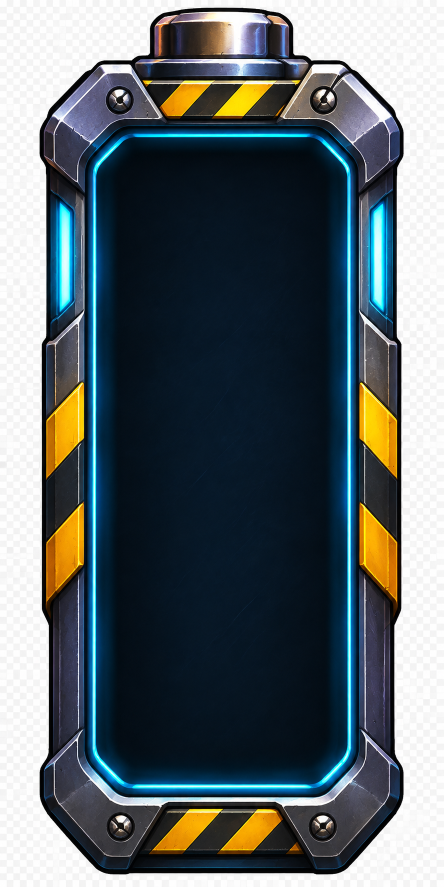
#> input picture tools/autopista/pack13/4af6825f-image.png, 887 x 1774 px (shown at 1/2 size)
$ python procesa_pack13.py
#> lines starting #> are read from the running program, lines starting #| are printed output that depends on the picture; after the words box and inside, x2 and y2 are one past the last pixel; in counts of white or black regions, pixels touching at a corner belong together
"""La Autopista · Pack 13 ART (HUD) → public/batalla/ui/ap_*.webp

Entradas: los 14 dibujos sueltos (copias en tools/autopista/pack13/) y el atlas
del botiquín de 64 fotogramas (zip). Cada dibujo se guarda con el nombre que el
generador ya busca (ui/<nombre>.webp → ui/ap_<nombre>.webp).
Ejecutar: python3 -I tools/autopista/procesa_pack13.py
"""
import os
import numpy as np
from PIL import Image
from scipy import ndimage

RAIZ = os.path.dirname(os.path.dirname(os.path.dirname(os.path.abspath(__file__))))
ORIG = os.path.join(RAIZ, 'tools/autopista/pack13')
UI = os.path.join(RAIZ, 'public/batalla/ui')
ZIP = os.path.join(ORIG, 'botiquin_64f')

# archivo original → nombre de salida, tamaño máximo del lado mayor
MAPA = {
    '4af6825f-image.png': ('ap_mana_vacia', 512),   # batería vacía
    '9d87acd5-image.png': ('ap_mana_llena', 512),   # batería llena
    'f3a5af0c-image.png': ('ap_vida_marco', 1024),  # marco de la barra de vida
    '5855efa9-image.png': ('ap_hz_castigo', 256),   # hechizo Castigo
    'b9ea26bd-image.png': ('ap_hz_destello', 256),  # hechizo Destello
    'e43ae393-image.png': ('ap_hz_curar', 256),     # hechizo Curar
    'e49f0bbd-image.png': ('ap_b_ataque', 256),     # botón de ataque
    '491905f5-image.png': ('ap_b_subditos', 256),   # botón súbditos
    '71b1e3be-image.png': ('ap_b_torre', 256),      # botón torre
    '8135d683-image.png': ('ap_b_armeria', 256),    # botón Taller (llave y destornillador)
    '2e4aebfe-image.png': ('ap_b_zoom', 256),       # botón zoom
    '1c02c8c3-image.png': ('ap_b_volver', 256),     # botón base (peaje)
    '2ede06e4-image.png': ('ap_baliza', 256),       # baliza encendida
    '21942fa7-image.png': ('ap_baliza_off', 256),   # baliza apagada
}


def esquina_alfa(im):
    """Alfa de las cuatro esquinas: 0 = fondo transparente de verdad."""
    w, h = im.size
    return [im.getpixel(p)[3] if im.mode == 'RGBA' else 255
            for p in [(0, 0), (w - 1, 0), (0, h - 1), (w - 1, h - 1)]]


def quita_blanco(im, hueco=False):
    """ChatGPT a veces pinta el «transparente» como blanco/cuadros grises: se quita el claro unido al borde
    (y, con hueco=True, también el del centro, para el marco de la vida)."""
    a = np.array(im).astype(int)
    rgb = a[..., :3]
    claro = (rgb.min(-1) > 200) & (rgb.max(-1) - rgb.min(-1) < 25)
    lab, _ = ndimage.label(claro)
    h, w = claro.shape
    ids = set(np.unique(np.concatenate([lab[0], lab[-1], lab[:, 0], lab[:, -1]]))) - {0}
    if hueco: ids.add(lab[h // 2, w // 2])
    fondo = np.isin(lab, list(ids))
    # el borde suave (gris claro pegado al fondo) también fuera, para que no quede halo blanco
    suave = (rgb.min(-1) > 160) & (rgb.max(-1) - rgb.min(-1) < 30)
    for _ in range(3):
        fondo |= ndimage.binary_dilation(fondo) & suave
    a[..., 3] = np.where(fondo, 0, a[..., 3])
    return Image.fromarray(a.astype(np.uint8), 'RGBA'), fondo


def guarda(origen, nombre, lado):
    im = Image.open(origen).convert('RGBA')
    alfa = esquina_alfa(im)
    if any(a > 0 for a in alfa):
        im, fondo = quita_blanco(im, hueco=(nombre == 'ap_vida_marco'))
        if nombre == 'ap_vida_marco':
            lab, _ = ndimage.label(fondo)
            ys, xs = np.nonzero(lab == lab[fondo.shape[0] // 2, fondo.shape[1] // 2])
            h, w = fondo.shape
            print(f'  hueco de la vida: x {xs.min()/w*100:.1f}-{xs.max()/w*100:.1f} %  y {ys.min()/h*100:.1f}-{ys.max()/h*100:.1f} %  proporción {w/h:.2f}')
    if nombre == 'ap_mana_llena':
        # solo el líquido: se pone encima de la batería vacía (los marcos de las dos no son idénticos)
        a = np.array(im)
        r, g, b = a[..., 0].astype(int), a[..., 1].astype(int), a[..., 2].astype(int)
        fucsia = (r > 150) & (b > 90) & (g < 150) & (r - g > 60)
        lab, n = ndimage.label(fucsia)
        mayor = lab == (np.bincount(lab.ravel())[1:].argmax() + 1)
        liq = ndimage.binary_fill_holes(ndimage.binary_closing(mayor, iterations=6))
        a[..., 3] = np.where(liq, a[..., 3], 0)
        im = Image.fromarray(a, 'RGBA')
        ys = np.nonzero(liq.any(1))[0]
        print(f'  líquido: BOT_Y0 = {ys.min()/liq.shape[0]*100:.1f}  BOT_Y1 = {ys.max()/liq.shape[0]*100:.1f}')
    im.thumbnail((lado, lado), Image.LANCZOS)
    salida = os.path.join(UI, nombre + '.webp')
    im.save(salida, 'WEBP', quality=90, method=6)
    print(f'  {nombre}.webp {im.size}')


def main():
    os.makedirs(UI, exist_ok=True)
    for archivo, (nombre, lado) in MAPA.items():
        origen = os.path.join(ORIG, archivo)
        if not os.path.exists(origen):
            raise SystemExit(f'Falta {origen}: copia el dibujo antes de ejecutar')
        guarda(origen, nombre, lado)
#> in guarda, `alfa = esquina_alfa(im)`: alfa = [255, 255, 255, 255]
#> in quita_blanco, `claro = (rgb.min(-1) > 200) & (rgb.max(-1) - rgb.min(-1) < 25)`:
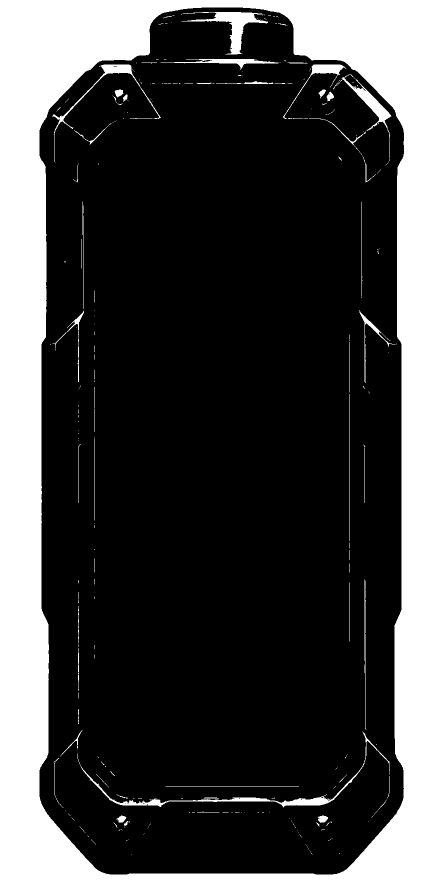
#> claro: shape (1774, 887) bool (shown at 1/2 size); 27.7% white; 286 white regions (223 under 20 px), largest, box (x1, y1, x2, y2) and area: (0, 0, 887, 1774) 415095, (155, 1463, 780, 1615) 3784, (363, 24, 536, 109) 3439
#> in quita_blanco, `lab, _ = ndimage.label(claro)`:
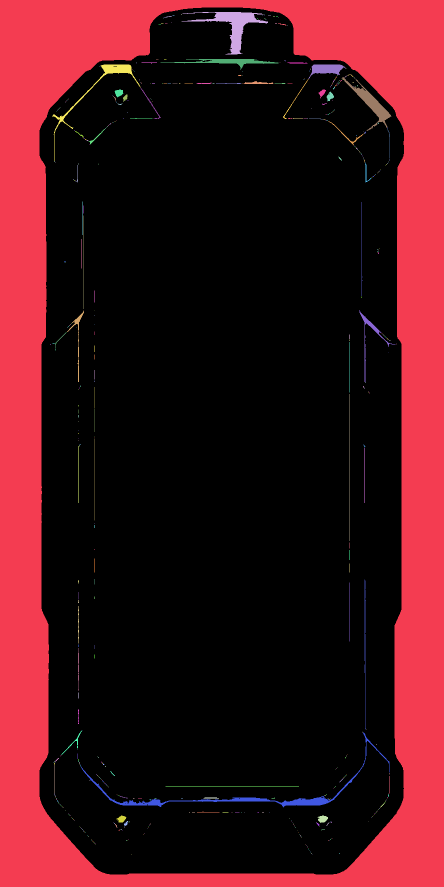
#> lab: shape (1774, 887) int32 (shown at 1/2 size); 644 distinct labels, from 0 to 643; one colour per label, 0 black
#> in quita_blanco, `ids = set(np.unique(np.concatenate([lab[0], lab[-1], lab[:, 0], lab[:,..`: ids = 1 item
#> in quita_blanco, `fondo = np.isin(lab, list(ids))`:
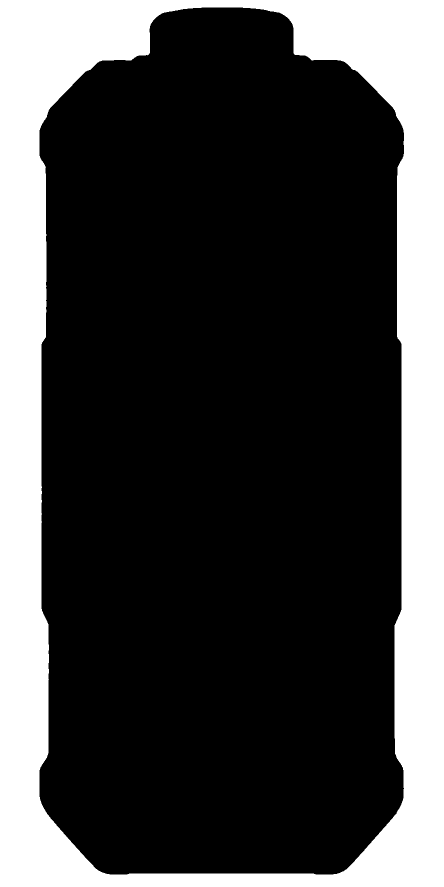
#> fondo: shape (1774, 887) bool (shown at 1/2 size); 26.4% white; 1 white region, box (x1, y1, x2, y2) and area: (0, 0, 887, 1774) 415095
#> in quita_blanco, `suave = (rgb.min(-1) > 160) & (rgb.max(-1) - rgb.min(-1) < 30)`:
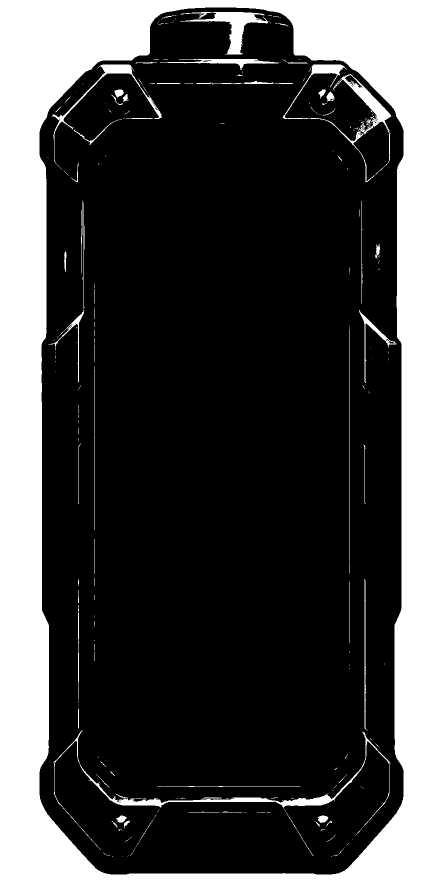
#> suave: shape (1774, 887) bool (shown at 1/2 size); 28.2% white; 301 white regions (233 under 20 px), largest, box (x1, y1, x2, y2) and area: (0, 0, 887, 1774) 416386, (106, 1460, 782, 1700) 5332, (565, 129, 783, 365) 4934
#> the loop in quita_blanco, `for _ in range(3):` made 3 passes
#> pass 1, in quita_blanco, `fondo |= ndimage.binary_dilation(fondo) & suave`:
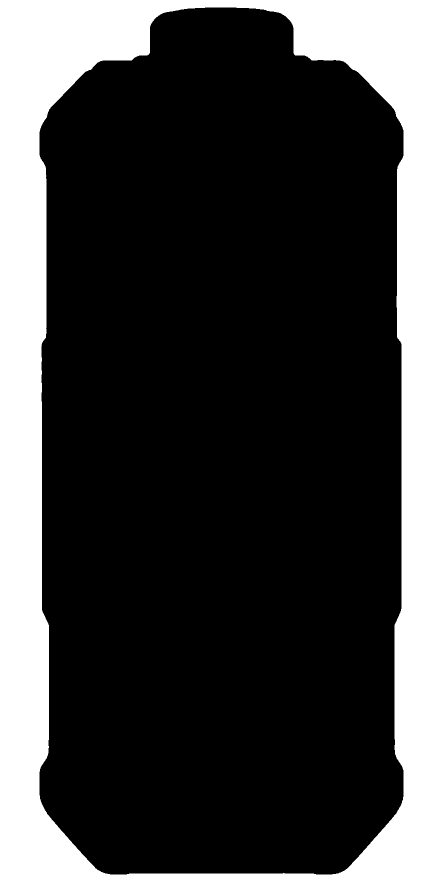
#> fondo: shape (1774, 887) bool (shown at 1/2 size); 26.5% white; 1 white region, box (x1, y1, x2, y2) and area: (0, 0, 887, 1774) 416386
#> in guarda, `im.thumbnail((lado, lado), Image.LANCZOS)`:
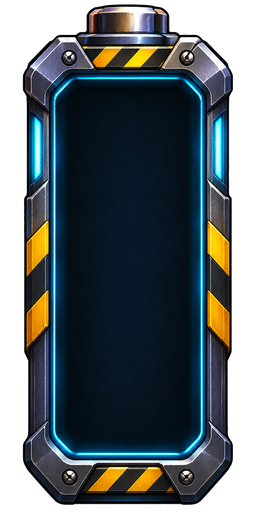
#> im: PIL image 256x512 RGBA; mean R, G, B, A 28.4, 38.8, 43.6, 187.5; transparent parts drawn white
#|   ap_mana_vacia.webp (256, 512)

    # botiquín: atlas de 8x8 fotogramas de 256 → se baja a 1024 (fotogramas de 128)
    atlas = os.path.join(ZIP, 'ap_botiquin_64f.png')
    im = Image.open(atlas).convert('RGBA')
    im.thumbnail((1024, 1024), Image.LANCZOS)
    im.save(os.path.join(UI, 'ap_botiquin.webp'), 'WEBP', quality=88, method=6)
    print(f'  ap_botiquin.webp {im.size} (8x8 fotogramas)')


if __name__ == '__main__':
#> (the run stopped early here; a loop or call above may not have finished)
